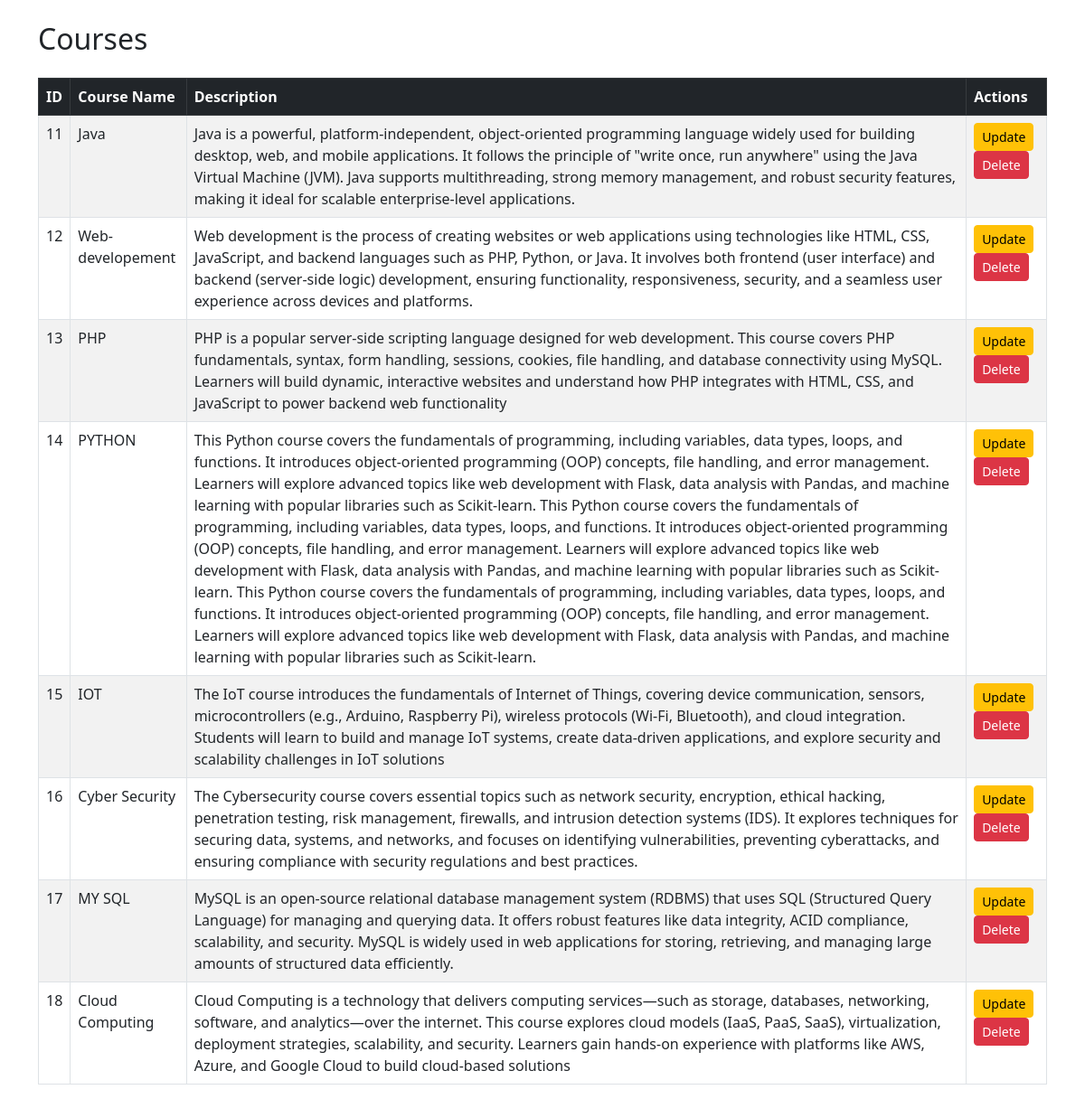
The app's page /admin_dashboard/courses.php, older data.
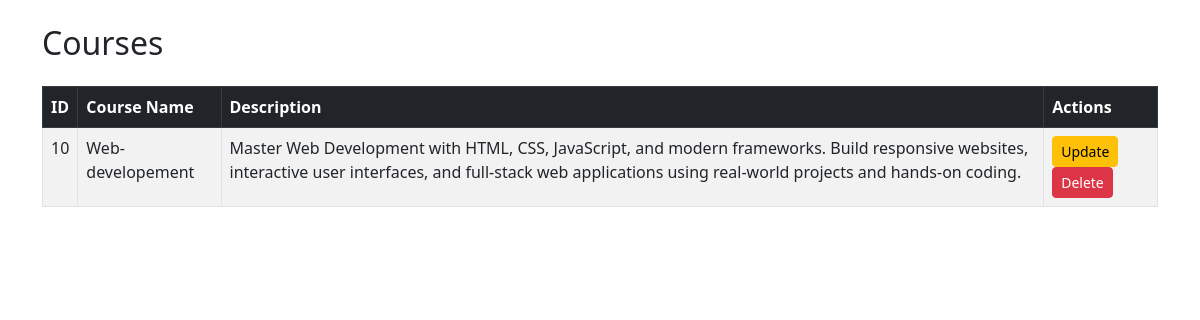
The same page, newer data.
### tables this page shows
CREATE TABLE `courses` (
  `id` int(11) NOT NULL,
  `educator_id` int(11) DEFAULT NULL,
  `title` varchar(255) DEFAULT NULL,
  `description` text DEFAULT NULL,
  `topics` text NOT NULL,
  `category` varchar(200) NOT NULL,
  `level` varchar(200) NOT NULL,
  `thumbnail` varchar(200) NOT NULL,
  `price` int(11) DEFAULT NULL,
  `discount` int(11) DEFAULT NULL,
  `tags` varchar(200) NOT NULL,
  `created_at` timestamp NOT NULL DEFAULT current_timestamp()
);

### admin_dashboard/courses.php (the view, shortened to what this page needs)
<?php
include 'db.php';
?>
<!DOCTYPE html>
<html lang="en">
<head>
    <link href="https://cdn.jsdelivr.net/npm/bootstrap@5.3.0/dist/css/bootstrap.min.css" rel="stylesheet">
</head>
<body>
<div class="container mt-4">
    <h2 class="mb-4">Courses</h2>
    <table class="table table-bordered table-striped">
        <thead class="table-dark">
        <tr>
            <th>ID</th>
            <th>Course Name</th>
            <th>Description</th>
            <th>Actions</th>
        </tr>
        </thead>
        <tbody>
        <?php
        $result = $conn->query("SELECT * FROM courses");
        while ($row = $result->fetch_assoc()):
            ?>
            <tr>
                <td><?= htmlspecialchars($row['id']) ?></td>
                <td><?= htmlspecialchars($row['title']) ?></td>
                <td><?= htmlspecialchars($row['description']) ?></td>
                <td>
                    <a href="update_course.php?id=<?= $row['id'] ?>" class="btn btn-sm btn-warning">Update</a>
                    <a href="delete_course.php?id=<?= $row['id'] ?>" class="btn btn-sm btn-danger"
                       onclick="return confirm('Are you sure you want to delete this course?');">Delete</a>
                </td>
            </tr>
        <?php endwhile; ?>
        </tbody>
    </table>
</div>
</body>
</html>

Row changes from the older to the newer data that the page shows:
removed courses: id "11", title "Java", description "Java is a powerful, platform-independent, object-oriented programming language widely used for building desktop, web, and mobile applications. It follows the principle of \"write once, run anywhere\" using the Java Virtual Machine (JVM). Java supports multithreading, strong memory management, and robust security features, making it ideal for scalable enterprise-level applications."
removed courses: id "12", title "Web-developement", description "Web development is the process of creating websites or web applications using technologies like HTML, CSS, JavaScript, and backend languages such as PHP, Python, or Java. It involves both frontend (user interface) and backend (server-side logic) development, ensuring functionality, responsiveness, security, and a seamless user experience across devices and platforms."
removed courses: id "13", title "PHP", description "PHP is a popular server-side scripting language designed for web development. This course covers PHP fundamentals, syntax, form handling, sessions, cookies, file handling, and database connectivity using MySQL. Learners will build dynamic, interactive websites and understand how PHP integrates with HTML, CSS, and JavaScript to power backend web functionality"
removed courses: id "14", title "PYTHON", description "This Python course covers the fundamentals of programming, including variables, data types, loops, and functions. It introduces object-oriented programming (OOP) concepts, file handling, and error management. Learners will explore advanced topics like web development with Flask, data analysis with Pandas, and machine learning with popular libraries such as Scikit-learn. This Python course covers the fundamentals of programming, including variables, data types, loops, and functions. It introduces object-oriented programming (OOP) concepts, file handling, and error management. Learners will explore advanced topics like web development with Flask, data analysis with Pandas, and machine…"
removed courses: id "15", title "IOT", description "The IoT course introduces the fundamentals of Internet of Things, covering device communication, sensors, microcontrollers (e.g., Arduino, Raspberry Pi), wireless protocols (Wi-Fi, Bluetooth), and cloud integration. Students will learn to build and manage IoT systems, create data-driven applications, and explore security and scalability challenges in IoT solutions"
removed courses: id "16", title "Cyber Security", description "The Cybersecurity course covers essential topics such as network security, encryption, ethical hacking, penetration testing, risk management, firewalls, and intrusion detection systems (IDS). It explores techniques for securing data, systems, and networks, and focuses on identifying vulnerabilities, preventing cyberattacks, and ensuring compliance with security regulations and best practices."
removed courses: id "17", title "MY SQL", description "MySQL is an open-source relational database management system (RDBMS) that uses SQL (Structured Query Language) for managing and querying data. It offers robust features like data integrity, ACID compliance, scalability, and security. MySQL is widely used in web applications for storing, retrieving, and managing large amounts of structured data efficiently."
removed courses: id "18", title "Cloud Computing", description "Cloud Computing is a technology that delivers computing services—such as storage, databases, networking, software, and analytics—over the internet. This course explores cloud models (IaaS, PaaS, SaaS), virtualization, deployment strategies, scalability, and security. Learners gain hands-on experience with platforms like AWS, Azure, and Google Cloud to build cloud-based solutions"
added courses: id "10", title "Web-developement", description "Master Web Development with HTML, CSS, JavaScript, and modern frameworks. Build responsive websites, interactive user interfaces, and full-stack web applications using real-world projects and hands-on coding."
